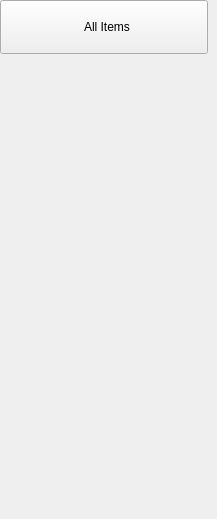
                        <widget class="QWidget" name="inventory_room_frame">
                         <property name="geometry">
                          <rect>
                           <x>0</x>
                           <y>0</y>
                           <width>217</width>
                           <height>519</height>
                          </rect>
                         </property>
                         <property name="minimumSize">
                          <size>
                           <width>0</width>
                           <height>0</height>
                          </size>
                         </property>
                         <layout class="QVBoxLayout" name="inventory_room_layout_2">
                          <property name="spacing">
                           <number>0</number>
                          </property>
                          <property name="leftMargin">
                           <number>0</number>
                          </property>
                          <property name="topMargin">
                           <number>0</number>
                          </property>
                          <property name="rightMargin">
                           <number>0</number>
                          </property>
                          <property name="bottomMargin">
                           <number>0</number>
                          </property>
                          <item>
                           <widget class="QFrame" name="inventory_room_frame_2">
                            <property name="frameShape">
                             <enum>QFrame::NoFrame</enum>
                            </property>
                            <property name="frameShadow">
                             <enum>QFrame::Raised</enum>
                            </property>
                            <layout class="QVBoxLayout" name="inventory_room_layout_3">
                             <property name="spacing">
                              <number>0</number>
                             </property>
                             <property name="leftMargin">
                              <number>0</number>
                             </property>
                             <property name="topMargin">
                              <number>0</number>
                             </property>
                             <property name="rightMargin">
                              <number>9</number>
                             </property>
                             <property name="bottomMargin">
                              <number>0</number>
                             </property>
                             <item alignment="Qt::AlignTop">
                              <widget class="QFrame" name="inventory_room_menu_frame">
                               <property name="styleSheet">
                                <string notr="true"/>
                               </property>
                               <property name="frameShape">
                                <enum>QFrame::NoFrame</enum>
                               </property>
                               <property name="frameShadow">
                                <enum>QFrame::Raised</enum>
                               </property>
                               <layout class="QVBoxLayout" name="inventory_room_menu_layout">
                                <property name="spacing">
                                 <number>2</number>
                                </property>
                                <property name="leftMargin">
                                 <number>0</number>
                                </property>
                                <property name="topMargin">
                                 <number>0</number>
                                </property>
                                <property name="rightMargin">
                                 <number>0</number>
                                </property>
                                <property name="bottomMargin">
                                 <number>0</number>
                                </property>
                                <item>
                                 <widget class="QPushButton" name="pushButton_8">
                                  <property name="minimumSize">
                                   <size>
                                    <width>208</width>
                                    <height>54</height>
                                   </size>
                                  </property>
                                  <property name="maximumSize">
                                   <size>
                                    <width>208</width>
                                    <height>54</height>
                                   </size>
                                  </property>
                                  <property name="cursor">
                                   <cursorShape>PointingHandCursor</cursorShape>
                                  </property>
                                  <property name="styleSheet">
                                   <string notr="true"/>
                                  </property>
                                  <property name="text">
                                   <string>  All Items</string>
                                  </property>
                                  <property name="iconSize">
                                   <size>
                                    <width>20</width>
                                    <height>20</height>
                                   </size>
                                  </property>
                                  <property name="checkable">
                                   <bool>true</bool>
                                  </property>
                                 </widget>
                                </item>
                               </layout>
                              </widget>
                             </item>
                            </layout>
                           </widget>
                          </item>
                         </layout>
                        </widget>
